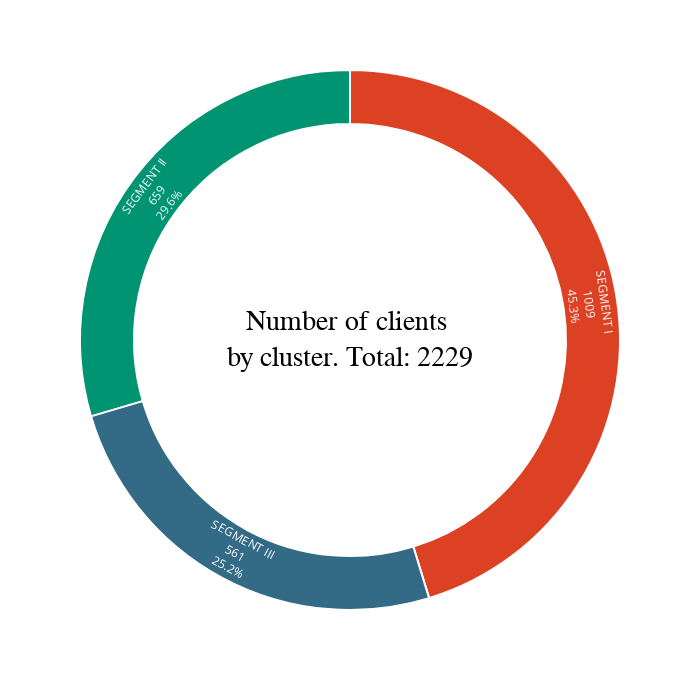

Notebook code for this chart:
### Markdown cell above
# <span style='font-family:"Times New Roman"'> <span styel=''> 5. Conclusion

- <span style='font-family:"Times New Roman"'> <span styel=''> Actually, this part is very important as Clustering part as. Because, when you show the segments features to managers, or marketing or operation departments, they must  understand be quickly.
Because they didn't have  in the all of the process. So they dont have any information about data. We must visualize the features of the segments good and make them easy to understand.
    
- <span style='font-family:"Times New Roman"'> <span styel=''> So ı will not explanation under the graph. You need understand with no explanation

### Code cell
fig = px.pie(new_data["Clusters"].value_counts().reset_index(),
             values = 'Clusters',
             names = 'index',
             width = 700,
             height = 700)

fig.update_traces(textposition = 'inside', 
                  textinfo = 'percent + label + value' , 
                  hole = 0.8, 
                  marker = dict(colors = ['#dd4124','#009473', '#336b87'],
                                line = dict(color = 'white',
                                            width = 2)),
                  hovertemplate = 'Clients: %{value}')

fig.update_layout(annotations = [dict(text = 'Number of clients <br>by cluster. Total: 2229', 
                                      x = 0.5,
                                      y = 0.5,
                                      font_size = 28,
                                      showarrow = False, 
                                      font_family = 'TimesNewRoman',
                                      font_color = 'black')],
                  showlegend = False)
                  
fig.show()

### Figure 1 — Plotly figure (JSON) as saved in the notebook; plotly's stock layout.template omitted (floating-point values rounded to 4 significant figures)
{"data": [{"domain": {"x": [0.0, 1.0], "y": [0.0, 1.0]}, "hole": 0.8, "hovertemplate": "Clients: %{value}", "labels": ["SEGMENT I", "SEGMENT II", "SEGMENT III"], "legendgroup": "", "marker": {"colors": ["#dd4124", "#009473", "#336b87"], "line": {"color": "white", "width": 2}}, "name": "", "showlegend": true, "textinfo": "percent+label+value", "textposition": "inside", "type": "pie", "values": [1009, 659, 561]}], "layout": {"annotations": [{"font": {"color": "black", "family": "TimesNewRoman", "size": 28}, "showarrow": false, "text": "Number of clients <br>by cluster. Total: 2229", "x": 0.5, "y": 0.5}], "height": 700, "legend": {"tracegroupgap": 0}, "margin": {"t": 60}, "showlegend": false, "width": 700}}
